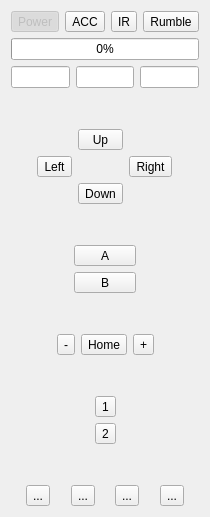
<?xml version="1.0" encoding="UTF-8"?>
<ui version="4.0">
 <class>WiimoteForm</class>
 <widget class="QWidget" name="WiimoteForm">
  <property name="geometry">
   <rect>
    <x>0</x>
    <y>0</y>
    <width>199</width>
    <height>517</height>
   </rect>
  </property>
  <property name="sizePolicy">
   <sizepolicy hsizetype="Maximum" vsizetype="Preferred">
    <horstretch>0</horstretch>
    <verstretch>0</verstretch>
   </sizepolicy>
  </property>
  <property name="windowTitle">
   <string>Form</string>
  </property>
  <layout class="QVBoxLayout" name="verticalLayout_3">
   <item>
    <layout class="QHBoxLayout" name="horizontalLayout_3">
     <item>
      <widget class="QToolButton" name="powerButton">
       <property name="enabled">
        <bool>false</bool>
       </property>
       <property name="text">
        <string>Power</string>
       </property>
       <property name="checkable">
        <bool>true</bool>
       </property>
       <property name="checked">
        <bool>true</bool>
       </property>
      </widget>
     </item>
     <item>
      <spacer name="horizontalSpacer_4">
       <property name="orientation">
        <enum>Qt::Horizontal</enum>
       </property>
       <property name="sizeHint" stdset="0">
        <size>
         <width>40</width>
         <height>20</height>
        </size>
       </property>
      </spacer>
     </item>
     <item>
      <widget class="QToolButton" name="accButton">
       <property name="text">
        <string>ACC</string>
       </property>
       <property name="checkable">
        <bool>true</bool>
       </property>
      </widget>
     </item>
     <item>
      <widget class="QToolButton" name="irButton">
       <property name="text">
        <string>IR</string>
       </property>
       <property name="checkable">
        <bool>true</bool>
       </property>
      </widget>
     </item>
     <item>
      <widget class="QToolButton" name="rumbleButton">
       <property name="text">
        <string>Rumble</string>
       </property>
       <property name="checkable">
        <bool>true</bool>
       </property>
      </widget>
     </item>
     <item>
      <spacer name="horizontalSpacer_5">
       <property name="orientation">
        <enum>Qt::Horizontal</enum>
       </property>
       <property name="sizeHint" stdset="0">
        <size>
         <width>40</width>
         <height>20</height>
        </size>
       </property>
      </spacer>
     </item>
    </layout>
   </item>
   <item>
    <widget class="QProgressBar" name="powerBar">
     <property name="value">
      <number>0</number>
     </property>
    </widget>
   </item>
   <item>
    <layout class="QHBoxLayout" name="horizontalLayout_6">
     <item>
      <widget class="QLineEdit" name="xEdit"/>
     </item>
     <item>
      <widget class="QLineEdit" name="yEdit"/>
     </item>
     <item>
      <widget class="QLineEdit" name="zEdit"/>
     </item>
    </layout>
   </item>
   <item>
    <spacer name="verticalSpacer_5">
     <property name="orientation">
      <enum>Qt::Vertical</enum>
     </property>
     <property name="sizeHint" stdset="0">
      <size>
       <width>20</width>
       <height>40</height>
      </size>
     </property>
    </spacer>
   </item>
   <item>
    <layout class="QGridLayout" name="gridLayout">
     <item row="1" column="0">
      <spacer name="horizontalSpacer_10">
       <property name="orientation">
        <enum>Qt::Horizontal</enum>
       </property>
       <property name="sizeHint" stdset="0">
        <size>
         <width>40</width>
         <height>20</height>
        </size>
       </property>
      </spacer>
     </item>
     <item row="1" column="1">
      <widget class="QToolButton" name="leftButton">
       <property name="enabled">
        <bool>true</bool>
       </property>
       <property name="sizePolicy">
        <sizepolicy hsizetype="MinimumExpanding" vsizetype="Fixed">
         <horstretch>0</horstretch>
         <verstretch>0</verstretch>
        </sizepolicy>
       </property>
       <property name="text">
        <string>Left</string>
       </property>
       <property name="checkable">
        <bool>true</bool>
       </property>
      </widget>
     </item>
     <item row="1" column="3">
      <widget class="QToolButton" name="rightButton">
       <property name="enabled">
        <bool>true</bool>
       </property>
       <property name="sizePolicy">
        <sizepolicy hsizetype="MinimumExpanding" vsizetype="Fixed">
         <horstretch>0</horstretch>
         <verstretch>0</verstretch>
        </sizepolicy>
       </property>
       <property name="text">
        <string>Right</string>
       </property>
       <property name="checkable">
        <bool>true</bool>
       </property>
      </widget>
     </item>
     <item row="2" column="2">
      <widget class="QToolButton" name="downButton">
       <property name="enabled">
        <bool>true</bool>
       </property>
       <property name="sizePolicy">
        <sizepolicy hsizetype="MinimumExpanding" vsizetype="Fixed">
         <horstretch>0</horstretch>
         <verstretch>0</verstretch>
        </sizepolicy>
       </property>
       <property name="text">
        <string>Down</string>
       </property>
       <property name="checkable">
        <bool>true</bool>
       </property>
      </widget>
     </item>
     <item row="0" column="2">
      <widget class="QToolButton" name="upButton">
       <property name="enabled">
        <bool>true</bool>
       </property>
       <property name="sizePolicy">
        <sizepolicy hsizetype="MinimumExpanding" vsizetype="Fixed">
         <horstretch>0</horstretch>
         <verstretch>0</verstretch>
        </sizepolicy>
       </property>
       <property name="text">
        <string>Up</string>
       </property>
       <property name="checkable">
        <bool>true</bool>
       </property>
      </widget>
     </item>
     <item row="1" column="4">
      <spacer name="horizontalSpacer_11">
       <property name="orientation">
        <enum>Qt::Horizontal</enum>
       </property>
       <property name="sizeHint" stdset="0">
        <size>
         <width>40</width>
         <height>20</height>
        </size>
       </property>
      </spacer>
     </item>
    </layout>
   </item>
   <item>
    <spacer name="verticalSpacer">
     <property name="orientation">
      <enum>Qt::Vertical</enum>
     </property>
     <property name="sizeHint" stdset="0">
      <size>
       <width>20</width>
       <height>40</height>
      </size>
     </property>
    </spacer>
   </item>
   <item>
    <layout class="QHBoxLayout" name="horizontalLayout_5">
     <item>
      <spacer name="horizontalSpacer_12">
       <property name="orientation">
        <enum>Qt::Horizontal</enum>
       </property>
       <property name="sizeHint" stdset="0">
        <size>
         <width>40</width>
         <height>20</height>
        </size>
       </property>
      </spacer>
     </item>
     <item>
      <layout class="QVBoxLayout" name="verticalLayout_2">
       <item>
        <widget class="QToolButton" name="aButton">
         <property name="enabled">
          <bool>true</bool>
         </property>
         <property name="sizePolicy">
          <sizepolicy hsizetype="MinimumExpanding" vsizetype="MinimumExpanding">
           <horstretch>1</horstretch>
           <verstretch>1</verstretch>
          </sizepolicy>
         </property>
         <property name="text">
          <string>A</string>
         </property>
         <property name="checkable">
          <bool>true</bool>
         </property>
        </widget>
       </item>
       <item>
        <widget class="QToolButton" name="bButton">
         <property name="enabled">
          <bool>true</bool>
         </property>
         <property name="sizePolicy">
          <sizepolicy hsizetype="MinimumExpanding" vsizetype="MinimumExpanding">
           <horstretch>1</horstretch>
           <verstretch>1</verstretch>
          </sizepolicy>
         </property>
         <property name="text">
          <string>B</string>
         </property>
         <property name="checkable">
          <bool>true</bool>
         </property>
        </widget>
       </item>
      </layout>
     </item>
     <item>
      <spacer name="horizontalSpacer_13">
       <property name="orientation">
        <enum>Qt::Horizontal</enum>
       </property>
       <property name="sizeHint" stdset="0">
        <size>
         <width>40</width>
         <height>20</height>
        </size>
       </property>
      </spacer>
     </item>
    </layout>
   </item>
   <item>
    <spacer name="verticalSpacer_4">
     <property name="orientation">
      <enum>Qt::Vertical</enum>
     </property>
     <property name="sizeHint" stdset="0">
      <size>
       <width>20</width>
       <height>40</height>
      </size>
     </property>
    </spacer>
   </item>
   <item>
    <layout class="QHBoxLayout" name="horizontalLayout_2">
     <item>
      <spacer name="horizontalSpacer_8">
       <property name="orientation">
        <enum>Qt::Horizontal</enum>
       </property>
       <property name="sizeHint" stdset="0">
        <size>
         <width>40</width>
         <height>20</height>
        </size>
       </property>
      </spacer>
     </item>
     <item>
      <widget class="QToolButton" name="minusButton">
       <property name="enabled">
        <bool>true</bool>
       </property>
       <property name="text">
        <string>-</string>
       </property>
       <property name="checkable">
        <bool>true</bool>
       </property>
      </widget>
     </item>
     <item>
      <widget class="QToolButton" name="homeButton">
       <property name="enabled">
        <bool>true</bool>
       </property>
       <property name="text">
        <string>Home</string>
       </property>
       <property name="checkable">
        <bool>true</bool>
       </property>
      </widget>
     </item>
     <item>
      <widget class="QToolButton" name="plusButton">
       <property name="enabled">
        <bool>true</bool>
       </property>
       <property name="text">
        <string>+</string>
       </property>
       <property name="checkable">
        <bool>true</bool>
       </property>
      </widget>
     </item>
     <item>
      <spacer name="horizontalSpacer_9">
       <property name="orientation">
        <enum>Qt::Horizontal</enum>
       </property>
       <property name="sizeHint" stdset="0">
        <size>
         <width>40</width>
         <height>20</height>
        </size>
       </property>
      </spacer>
     </item>
    </layout>
   </item>
   <item>
    <spacer name="verticalSpacer_3">
     <property name="orientation">
      <enum>Qt::Vertical</enum>
     </property>
     <property name="sizeHint" stdset="0">
      <size>
       <width>20</width>
       <height>40</height>
      </size>
     </property>
    </spacer>
   </item>
   <item>
    <layout class="QHBoxLayout" name="horizontalLayout_4">
     <item>
      <spacer name="horizontalSpacer_6">
       <property name="orientation">
        <enum>Qt::Horizontal</enum>
       </property>
       <property name="sizeHint" stdset="0">
        <size>
         <width>40</width>
         <height>20</height>
        </size>
       </property>
      </spacer>
     </item>
     <item>
      <layout class="QVBoxLayout" name="verticalLayout">
       <item>
        <widget class="QToolButton" name="oneButton">
         <property name="enabled">
          <bool>true</bool>
         </property>
         <property name="text">
          <string>1</string>
         </property>
         <property name="checkable">
          <bool>true</bool>
         </property>
        </widget>
       </item>
       <item>
        <widget class="QToolButton" name="twoButton">
         <property name="enabled">
          <bool>true</bool>
         </property>
         <property name="text">
          <string>2</string>
         </property>
         <property name="checkable">
          <bool>true</bool>
         </property>
        </widget>
       </item>
      </layout>
     </item>
     <item>
      <spacer name="horizontalSpacer_7">
       <property name="orientation">
        <enum>Qt::Horizontal</enum>
       </property>
       <property name="sizeHint" stdset="0">
        <size>
         <width>40</width>
         <height>20</height>
        </size>
       </property>
      </spacer>
     </item>
    </layout>
   </item>
   <item>
    <spacer name="verticalSpacer_2">
     <property name="orientation">
      <enum>Qt::Vertical</enum>
     </property>
     <property name="sizeHint" stdset="0">
      <size>
       <width>20</width>
       <height>40</height>
      </size>
     </property>
    </spacer>
   </item>
   <item>
    <layout class="QHBoxLayout" name="horizontalLayout">
     <item>
      <spacer name="horizontalSpacer_14">
       <property name="orientation">
        <enum>Qt::Horizontal</enum>
       </property>
       <property name="sizeHint" stdset="0">
        <size>
         <width>40</width>
         <height>20</height>
        </size>
       </property>
      </spacer>
     </item>
     <item>
      <widget class="QToolButton" name="led1Button">
       <property name="text">
        <string>...</string>
       </property>
       <property name="checkable">
        <bool>true</bool>
       </property>
      </widget>
     </item>
     <item>
      <spacer name="horizontalSpacer">
       <property name="orientation">
        <enum>Qt::Horizontal</enum>
       </property>
       <property name="sizeHint" stdset="0">
        <size>
         <width>40</width>
         <height>20</height>
        </size>
       </property>
      </spacer>
     </item>
     <item>
      <widget class="QToolButton" name="led2Button">
       <property name="text">
        <string>...</string>
       </property>
       <property name="checkable">
        <bool>true</bool>
       </property>
      </widget>
     </item>
     <item>
      <spacer name="horizontalSpacer_2">
       <property name="orientation">
        <enum>Qt::Horizontal</enum>
       </property>
       <property name="sizeHint" stdset="0">
        <size>
         <width>40</width>
         <height>20</height>
        </size>
       </property>
      </spacer>
     </item>
     <item>
      <widget class="QToolButton" name="led3Button">
       <property name="text">
        <string>...</string>
       </property>
       <property name="checkable">
        <bool>true</bool>
       </property>
      </widget>
     </item>
     <item>
      <spacer name="horizontalSpacer_3">
       <property name="orientation">
        <enum>Qt::Horizontal</enum>
       </property>
       <property name="sizeHint" stdset="0">
        <size>
         <width>40</width>
         <height>20</height>
        </size>
       </property>
      </spacer>
     </item>
     <item>
      <widget class="QToolButton" name="led4Button">
       <property name="text">
        <string>...</string>
       </property>
       <property name="checkable">
        <bool>true</bool>
       </property>
      </widget>
     </item>
     <item>
      <spacer name="horizontalSpacer_15">
       <property name="orientation">
        <enum>Qt::Horizontal</enum>
       </property>
       <property name="sizeHint" stdset="0">
        <size>
         <width>40</width>
         <height>20</height>
        </size>
       </property>
      </spacer>
     </item>
    </layout>
   </item>
  </layout>
 </widget>
 <resources/>
 <connections/>
</ui>
